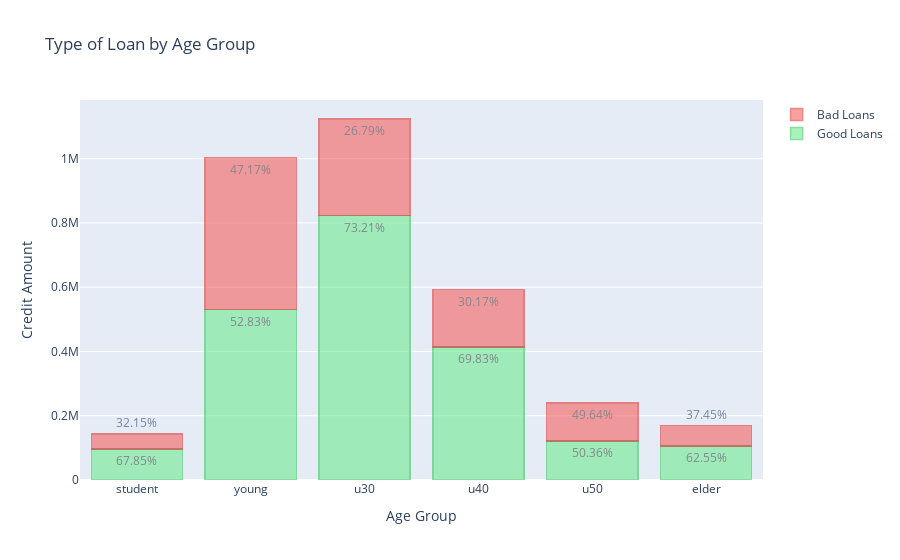

The notebook cell saved with this chart:
### Markdown cell above
Bad credit đều có tỉ lệ dưới 50%. Dẫn đến khó tìm insight

### Code cell
"""Dùng plotly để vẽ bar thể hiện số lượng"""
"""S1: Trace"""
x = ['student', 'young', 'u30', 'u40', 'u50', 'elder']
y1 = [student_good, young_good, u30_good, u40_good, u50_good, elder_good]
y2 = [student_bad, young_bad, u30_bad, u40_bad, u50_bad, elder_bad]

trace0 = go.Bar(
    x=x,
    y=y1,
    name="Good Loans",
    text=[student_good_p + '%', young_good_p + '%', u30_good_p + '%', u40_good_p + '%', u50_good_p + '%', elder_good_p + '%'],
    textposition = 'auto',
    marker=dict(
        color='rgb(111, 235, 146)',
        line=dict(
            color='rgb(60, 199, 100)',
            width=1.5),
        ),
    opacity=0.6
)

trace1 =  go.Bar(
    x=x,
    y=y2,
    name="Bad Loans",
    text=[student_bad_p + '%', young_bad_p + '%', u30_bad_p + '%', u40_bad_p + '%', u50_bad_p + '%', elder_bad_p + '%'],
    textposition = 'auto',
    marker=dict(
        color='rgb(247, 98, 98)',
        line=dict(
            color='rgb(225, 56, 56)',
            width=1.5),
        ),
    opacity=0.6
)

"""S3: Data + Layout"""
data = [trace0, trace1]

layout = go.Layout(
    title="Type of Loan by Age Group", 
    xaxis = dict(title="Age Group"),
    yaxis= dict(title="Credit Amount"),
    barmode='stack' #cột chồng
)

"""S4: Figure = Data + Layout"""
fig = go.Figure(data, layout=layout)

"""S5: Show"""
py.iplot(fig, filename='stacked-bar')

### Figure 1 — Plotly figure (JSON) as saved in the notebook; plotly's stock layout.template omitted (floating-point values rounded to 4 significant figures)
{"data": [{"marker": {"color": "rgb(111, 235, 146)", "line": {"color": "rgb(60, 199, 100)", "width": 1.5}}, "name": "Good Loans", "opacity": 0.6, "text": ["67.85%", "52.83%", "73.21%", "69.83%", "50.36%", "62.55%"], "textposition": "auto", "type": "bar", "x": ["student", "young", "u30", "u40", "u50", "elder"], "y": [97079, 529876, 822423, 413573, 121064, 105805]}, {"marker": {"color": "rgb(247, 98, 98)", "line": {"color": "rgb(225, 56, 56)", "width": 1.5}}, "name": "Bad Loans", "opacity": 0.6, "text": ["32.15%", "47.17%", "26.79%", "30.17%", "49.64%", "37.45%"], "textposition": "auto", "type": "bar", "x": ["student", "young", "u30", "u40", "u50", "elder"], "y": [45991, 473069, 300983, 178724, 119316, 63355]}], "layout": {"barmode": "stack", "title": {"text": "Type of Loan by Age Group"}, "xaxis": {"title": {"text": "Age Group"}}, "yaxis": {"title": {"text": "Credit Amount"}}}}
